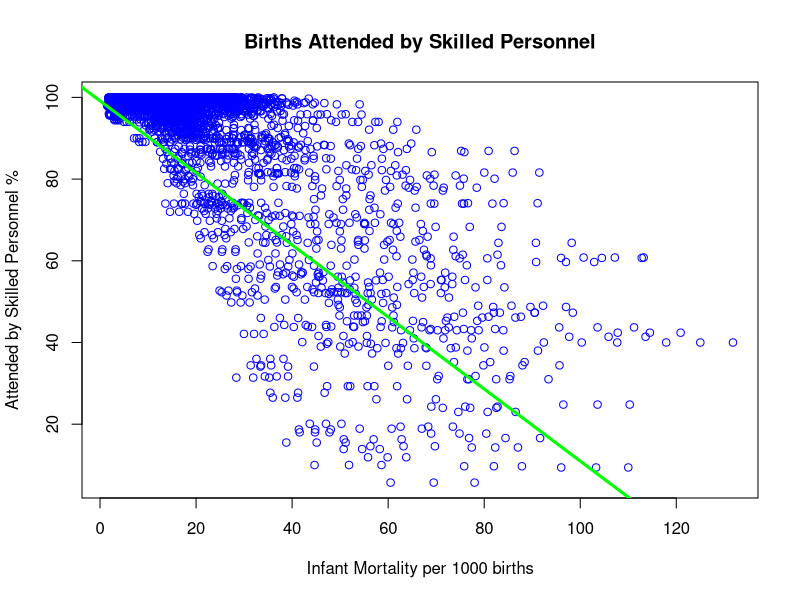
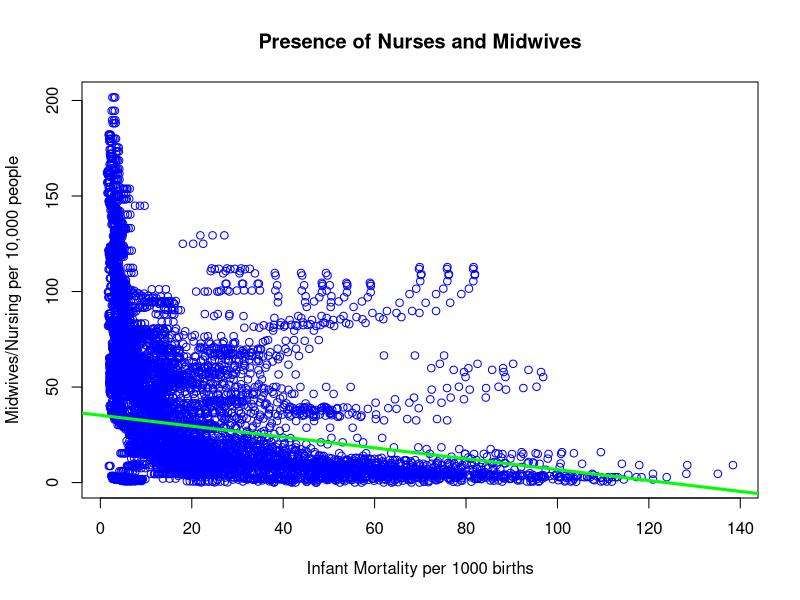
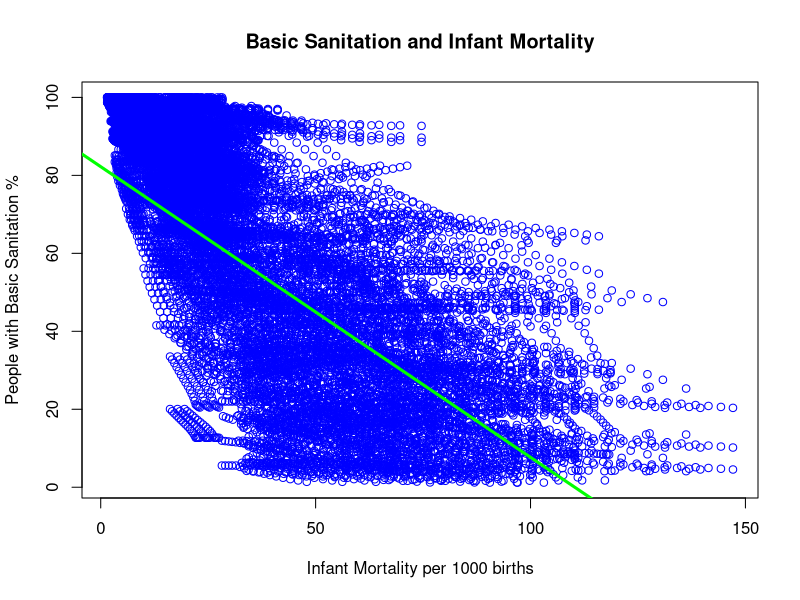
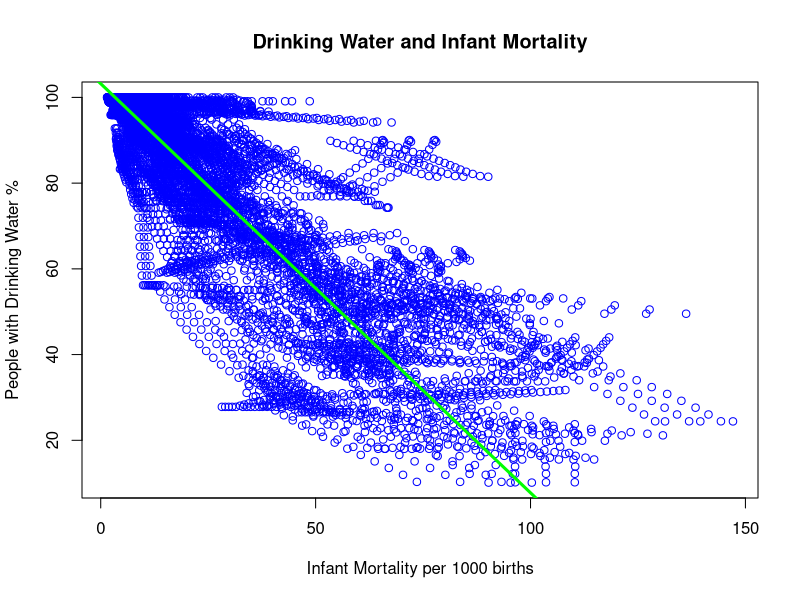
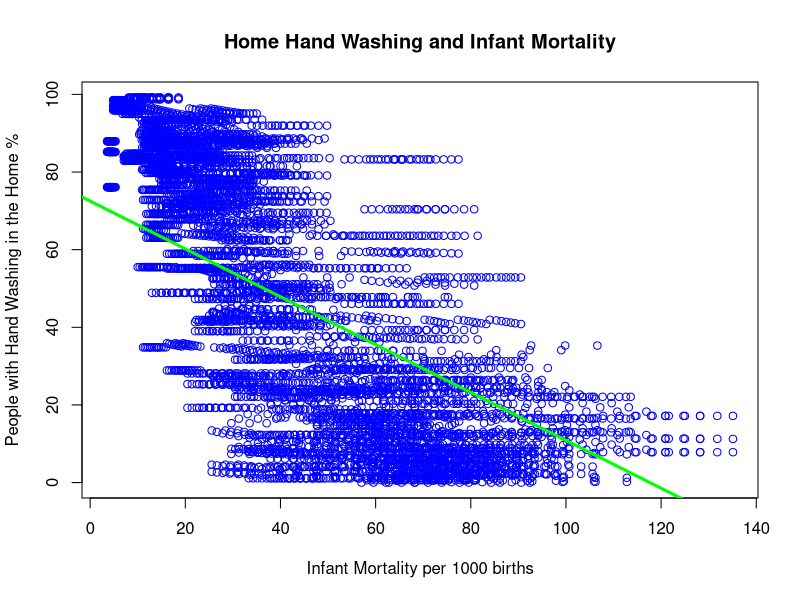
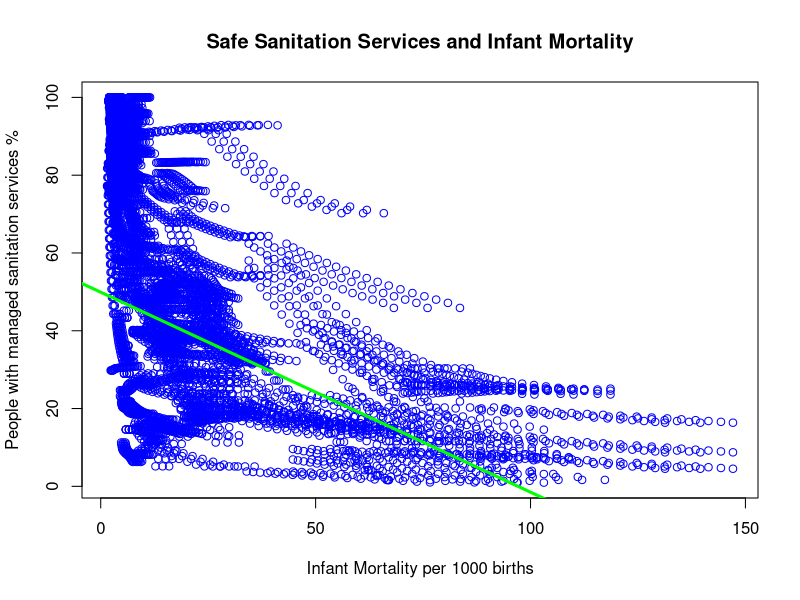
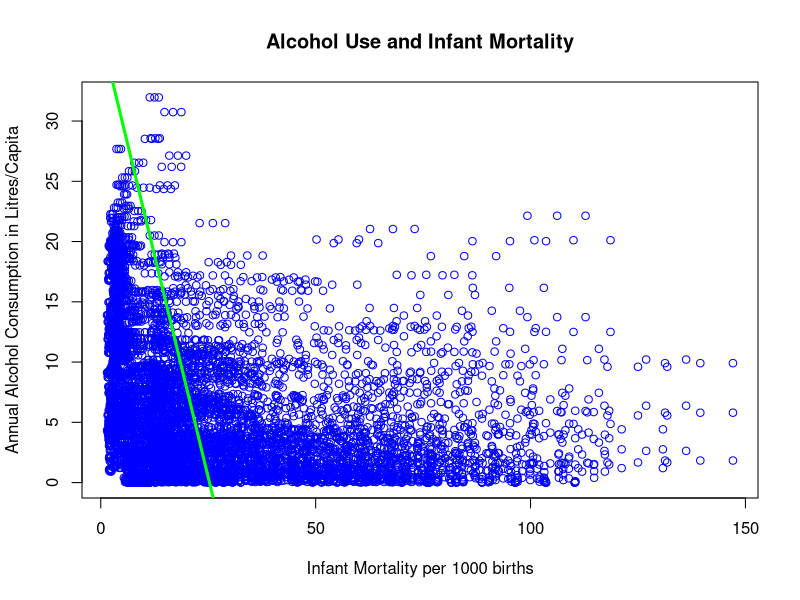
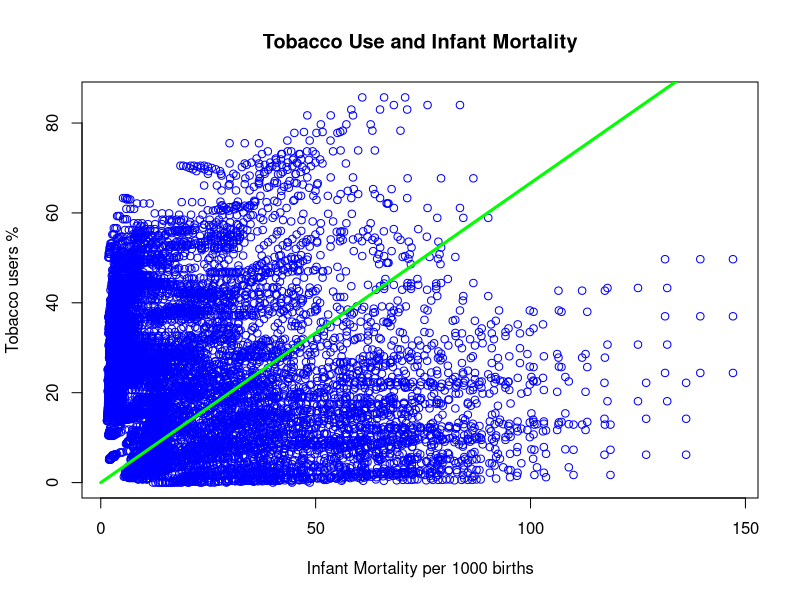

Write R code to recreate these figures, in order.
## ---- chunk 1
# Load libraries
library(stringr)
library(caret)

setwd("C:/Users/josep/My Drive/Education/classes/cs670-winter2023/project/data")
#setwd("C:/Users/Joseph/Google Drive/Education/classes/cs670-winter2023/project/data")
# setwd(choose.dir())
infantMortality <- read.csv("infantMortalityRate.csv")
skilledBirth <- read.csv("birthAttendedBySkilledPersonal.csv")
nursingAndMidwife <- read.csv("nursingAndMidwife.csv")

alcoholAbuse <- read.csv("alcoholSubstanceAbuse.csv")
basicSanitization <- read.csv("atLeastBasicSanitizationServices.csv")
drinkingWater <- read.csv("basicDrinkingWaterServices.csv")
handWashing <- read.csv("basicHandWashing.csv")
violence <- read.csv("eliminateViolenceAgainstWomen.csv")
safelySanitization <- read.csv("safelySanitization.csv")
tobacco <- read.csv("tobaccoAge15.csv")

# Clean data
infantMortality$InfantMortRate <- sub(" \\[\\d*\\.*\\d*-\\d*\\.*\\d*\\]", "", infantMortality$InfantMortRate)

## ---- chunk 2
data <- merge(subset(infantMortality, select=-c(Indicator)),
              subset(skilledBirth, select=-c(Indicator)),
              by=c("Location", "Year"))

plot(data$InfantMortRate, data$SkilledBirthPercent, main="Births Attended by Skilled Personnel", xlab="Infant Mortality per 1000 births", ylab="Attended by Skilled Personnel %", col="blue")
lm.fit <- lm(InfantMortRate ~ SkilledBirthPercent, data=data)
abline(lm.fit, col="green", lwd=3)
## ---- chunk 3
data <- merge(subset(infantMortality, select=-c(Indicator)),
              subset(nursingAndMidwife, select=-c(Indicator)),
              by=c("Location", "Year"))

plot(data$InfantMortRate, data$NursingPersonnel, main="Presence of Nurses and Midwives", xlab="Infant Mortality per 1000 births", ylab="Midwives/Nursing per 10,000 people", col="blue")
lm.fit <- lm(InfantMortRate ~ NursingPersonnel, data=data)
abline(lm.fit, col="green", lwd=3)
## ---- chunk 4
data <- merge(subset(infantMortality, select=-c(Indicator)),
              subset(basicSanitization, select=-c(Indicator)),
              by=c("Location", "Year"))

plot(data$InfantMortRate, data$BasicSaniPercent, main="Basic Sanitation and Infant Mortality", xlab="Infant Mortality per 1000 births", ylab="People with Basic Sanitation %", col="blue")
lm.fit <- lm(InfantMortRate ~ BasicSaniPercent, data=data)
abline(lm.fit, col="green", lwd=3)
## ---- chunk 5
data <- merge(subset(infantMortality, select=-c(Indicator)),
              subset(drinkingWater, select=-c(Indicator)),
              by=c("Location", "Year"))

plot(data$InfantMortRate, data$DrinkingWaterPercent, main="Drinking Water and Infant Mortality", xlab="Infant Mortality per 1000 births", ylab="People with Drinking Water %", col="blue")
lm.fit <- lm(InfantMortRate ~ DrinkingWaterPercent, data=data)
abline(lm.fit, col="green", lwd=3)
## ---- chunk 6
data <- merge(subset(infantMortality, select=-c(Indicator)),
              subset(handWashing, select=-c(Indicator)),
              by=c("Location", "Year"))

plot(data$InfantMortRate, data$HomeHandWashPercent, main="Home Hand Washing and Infant Mortality", xlab="Infant Mortality per 1000 births", ylab="People with Hand Washing in the Home %", col="blue")
lm.fit <- lm(InfantMortRate ~ HomeHandWashPercent, data=data)
abline(lm.fit, col="green", lwd=3)
## ---- chunk 7
data <- merge(subset(infantMortality, select=-c(Indicator)),
              subset(safelySanitization, select=-c(Indicator)),
              by=c("Location", "Year"))

plot(data$InfantMortRate, data$SafeSaniPercent, main="Safe Sanitation Services and Infant Mortality", xlab="Infant Mortality per 1000 births", ylab="People with managed sanitation services %", col="blue")
lm.fit <- lm(InfantMortRate ~ SafeSaniPercent, data=data)
abline(lm.fit, col="green", lwd=3)
## ---- chunk 8
data <- merge(subset(infantMortality, select=-c(Indicator)),
              subset(alcoholAbuse, select=-c(Indicator)),
              by=c("Location", "Year"))

plot(data$InfantMortRate, data$AlcoholPercent, main="Alcohol Use and Infant Mortality", xlab="Infant Mortality per 1000 births", ylab="Annual Alcohol Consumption in Litres/Capita", col="blue")
lm.fit <- lm(InfantMortRate ~ AlcoholPercent, data=data)
abline(lm.fit, col="green", lwd=3)
## ---- chunk 9
data <- merge(subset(infantMortality, select=-c(Indicator)),
              subset(tobacco, select=-c(Indicator)),
              by=c("Location", "Year"))

plot(data$InfantMortRate, data$TobaccoPercent, main="Tobacco Use and Infant Mortality", xlab="Infant Mortality per 1000 births", ylab="Tobacco users %", col="blue")
lines(y=c(0, 100), x=c(0,150), col="green", lwd=3)
## ---- chunk 10
data <- merge(subset(infantMortality, select=-c(Indicator)),
              subset(violence, select=-c(Indicator)),
              by=c("Location", "Year"))

plot(data$InfantMortRate, data$ViolencePercent, main="Violence against Women and Infant Mortality", xlab="Infant Mortality per 1000 births", ylab="Women subjected to violence %", col="blue")
lines(y=c(0, 60), x=c(0,120), col="green", lwd=3)
## ---- chunk 11
set.seed(0) # Set random number seed
data <- merge(subset(infantMortality[infantMortality$Dim1 == 'Both sexes',], select=-c(Indicator, Dim1)),
              subset(basicSanitization[basicSanitization$Dim1 == 'Total',], select=-c(Indicator, Dim1)),
              by=c("Location", "Year"))
data <- merge(data,
              subset(safelySanitization[safelySanitization$Dim1 == 'Total',], select=-c(Indicator, Dim1)),
              by=c("Location", "Year"))
data <- merge(data,
              subset(drinkingWater, select=-c(Indicator)),
              by=c("Location", "Year"))
data <- merge(data,
              subset(handWashing[handWashing$Dim1 == 'Total',], select=-c(Indicator, Dim1)),
              by=c("Location", "Year"))
data <- subset(data, select=-c(Location, Year))

# Create an 80-20 split of the data
#trainIndex <- createDataPartition(data$InfantMortRate, p = 0.8, list = FALSE)
#training <- data[trainIndex, ]
#testing <- data[-trainIndex, ]
training <- data[0:137,]
testing <- data[138:172,]

# Create a linear model
lm.fit <- lm(InfantMortRate ~ ., data=training)
# summary(lm.fit)

# Make predictions on the testing data
predictions <- predict(lm.fit, newdata = testing)

# Compare predictions to actual values in testing
results <- data.frame(Actual = testing$InfantMortRate, Predicted = predictions)

# Create a scatter plot of predicted vs. actual values
ggplot(results, aes(x = Actual, y = Predicted)) +
  geom_point() +
  geom_abline(intercept = 0, slope = 1, color = "red") +
  labs(x = "Actual Infant Mortality Rate", y = "Predicted Infant Mortality Rate") +
  ggtitle("Predicted vs. Actual Infant Mortality Rate")

## ---- chunk 12
set.seed(0) # Set random number seed
data <- merge(subset(infantMortality[infantMortality$Dim1 == 'Both sexes',], select=-c(Indicator, Dim1)),
              subset(skilledBirth, select=-c(Indicator)),
              by=c("Location", "Year"))
data <- subset(data, select=-c(Location, Year))

# Create an 80-20 split of the data
#trainIndex <- createDataPartition(data$InfantMortRate, p = 0.8, list = FALSE)
#training <- data[trainIndex, ]
#testing <- data[-trainIndex, ]
training <- data[0:1200,]
testing <- data[1201:1596,]

# Create a linear model
lm.fit <- lm(InfantMortRate ~ ., data=training)
# summary(lm.fit)

# Make predictions on the testing data
predictions <- predict(lm.fit, newdata = testing)

# Compare predictions to actual values in testing
results <- data.frame(Actual = testing$InfantMortRate, Predicted = predictions)

# Create a scatter plot of predicted vs. actual values
ggplot(results, aes(x = Actual, y = Predicted)) +
  geom_point() +
  geom_abline(intercept = 10, slope = 0.1, color = "red") +
  labs(x = "Actual Infant Mortality Rate", y = "Predicted Infant Mortality Rate") +
  ggtitle("Predicted vs. Actual Infant Mortality Rate")

## ---- chunk 13
set.seed(0) # Set random number seed
data <- merge(subset(infantMortality[infantMortality$Dim1 == 'Both sexes',], select=-c(Indicator, Dim1)),
              subset(violence[violence$Dim2 == '25-29 years',], select=-c(Indicator)),
              by=c("Location", "Year"))
data <- subset(data, select=-c(Location, Year, Dim1, Dim2))

# Create an 80-20 split of the data
#trainIndex <- createDataPartition(data$InfantMortRate, p = 0.8, list = FALSE)
#training <- data[trainIndex, ]
#testing <- data[-trainIndex, ]
training <- data[0:35,]
testing <- data[36:44,]

# Create a linear model
lm.fit <- lm(InfantMortRate ~ ., data=training)
# summary(lm.fit)

# Make predictions on the testing data
predictions <- predict(lm.fit, newdata = testing)

# Compare predictions to actual values in testing
results <- data.frame(Actual = testing$InfantMortRate, Predicted = predictions)

# Create a scatter plot of predicted vs. actual values
ggplot(results, aes(x = Actual, y = Predicted)) +
  geom_point() +
  geom_abline(intercept = 30, slope = 1.8, color = "red") +
  labs(x = "Actual Infant Mortality Rate", y = "Predicted Infant Mortality Rate") +
  ggtitle("Predicted vs. Actual Infant Mortality Rate")
